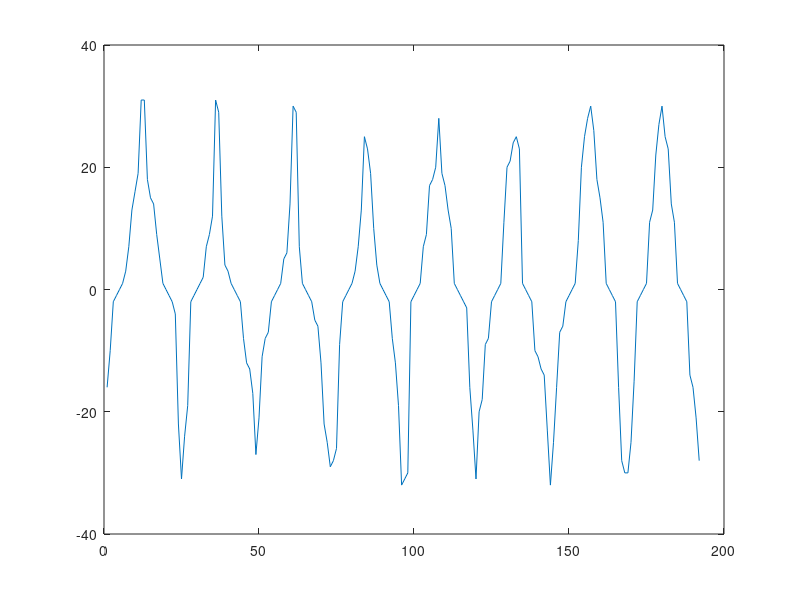

Reproduce this figure in MATLAB. (Note: a time limit stopped this script after it produced the figure.)
%% ---------------------------
%
% Gustav Strijkers
%
%

clearvars

while true
    
    traj = zeros(16*12,1);
    
    for j = 1:64
        l(j) = j-33;
    end
    l(l==-2) = [];
    l(l==-1) = [];
    l(l==0) = [];
    l(l==1) = [];
    
    
    
    for i = 1:16
        
        while true
        
        traj(1+(i-1)*12) = l(randi(60));
        traj(2+(i-1)*12) = l(randi(60));
        traj(3+(i-1)*12) = l(randi(60));
        traj(4+(i-1)*12) = -2;
        traj(5+(i-1)*12) = -1;
        traj(6+(i-1)*12) = 0;
        traj(7+(i-1)*12) = 1;
        traj(8+(i-1)*12) = l(randi(60));
        traj(9+(i-1)*12) =  l(randi(60));
        traj(10+(i-1)*12) = l(randi(60));
        traj(11+(i-1)*12) = l(randi(60));
        traj(12+(i-1)*12) = l(randi(60));
        
        if length(unique(traj(1+(i-1)*12:12+(i-1)*12))) == 12 break; end
        
        end
        
    end
    
    
    for i = 1:16
        if rem(i, 2)== 0
            trajs((i-1)*12+1 : (i-1)*12 + 12) = sort(traj((i-1)*12+1 : (i-1)*12 + 12),'descend');
        else
            trajs((i-1)*12+1 : (i-1)*12 + 12) = sort(traj((i-1)*12+1 : (i-1)*12 + 12),'ascend');
        end
    end
    
    
    kspace = zeros(11,64,64);
    
    cnt = 1;
    
    for i = 1:16
        for j = 1:12
            kspace(i,trajs(cnt)+33,:) = 1;
            cnt = cnt + 1;
        end
        
    end
    
    kspace(17,:,:) = sum(kspace,1);
    kspace(18,:,:) = sum(kspace(1:4,:,:),1);
    kspace(19,:,:) = sum(kspace(2:6,:,:),1);
    kspace(20,:,:) = sum(kspace(4:8,:,:),1);
    kspace(21,:,:) = sum(kspace(6:10,:,:),1);
    kspace(22,:,:) = sum(kspace(8:12,:,:),1);
    kspace(23,:,:) = sum(kspace(10:14,:,:),1);
    kspace(24,:,:) = sum(kspace(12:16,:,:),1);
    
    b = nnz(~kspace(17,:))/64;
    disp(b);
    
    if b == 0 break; end
    
end

figure(1);
plot(trajs);

figure(2);

for i = 1:24
    subplot(4,6,i),imshow(squeeze(kspace(i,:,:)));
    title(num2str(i));
end



filename = '.\output\per_dimy192_segm16_lines12.txt';
fileID = fopen(filename,'w');

for i = 1:length(trajs)
    
    fprintf(fileID,[num2str(trajs(1,i)),',']);
    fprintf(fileID,'\n');
    
end

fclose(fileID);
